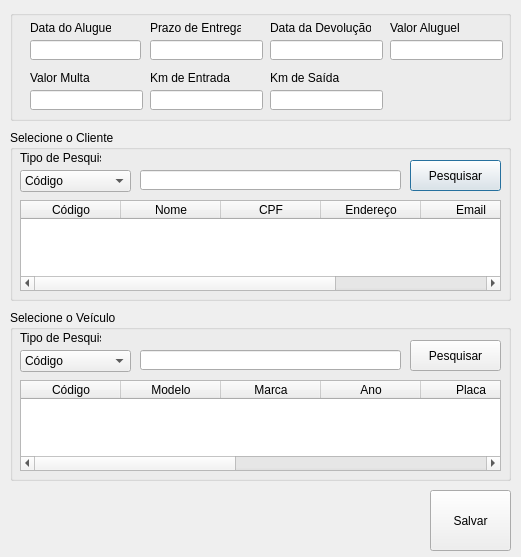
<?xml version="1.0" encoding="UTF-8"?>
<ui version="4.0">
 <class>FrmAluguel</class>
 <widget class="QDialog" name="FrmAluguel">
  <property name="geometry">
   <rect>
    <x>0</x>
    <y>0</y>
    <width>521</width>
    <height>557</height>
   </rect>
  </property>
  <property name="windowTitle">
   <string>Aluguel de Veículos</string>
  </property>
  <property name="windowIcon">
   <iconset>
    <normaloff>../../../../../../TesteProjeto/Imagens/btnAlugaVeiculo.png</normaloff>../../../../../../TesteProjeto/Imagens/btnAlugaVeiculo.png</iconset>
  </property>
  <widget class="QGroupBox" name="groupBox">
   <property name="geometry">
    <rect>
     <x>10</x>
     <y>10</y>
     <width>501</width>
     <height>111</height>
    </rect>
   </property>
   <property name="title">
    <string/>
   </property>
   <widget class="QLabel" name="label">
    <property name="geometry">
     <rect>
      <x>20</x>
      <y>10</y>
      <width>81</width>
      <height>16</height>
     </rect>
    </property>
    <property name="text">
     <string>Data do Aluguel</string>
    </property>
   </widget>
   <widget class="QLineEdit" name="EdtDataAluguel">
    <property name="geometry">
     <rect>
      <x>20</x>
      <y>30</y>
      <width>111</width>
      <height>20</height>
     </rect>
    </property>
   </widget>
   <widget class="QLineEdit" name="EdtPrazo">
    <property name="geometry">
     <rect>
      <x>140</x>
      <y>30</y>
      <width>113</width>
      <height>20</height>
     </rect>
    </property>
   </widget>
   <widget class="QLabel" name="label_2">
    <property name="geometry">
     <rect>
      <x>140</x>
      <y>10</y>
      <width>91</width>
      <height>16</height>
     </rect>
    </property>
    <property name="text">
     <string>Prazo de Entrega</string>
    </property>
   </widget>
   <widget class="QLabel" name="label_3">
    <property name="geometry">
     <rect>
      <x>260</x>
      <y>10</y>
      <width>101</width>
      <height>16</height>
     </rect>
    </property>
    <property name="text">
     <string>Data da Devolução</string>
    </property>
   </widget>
   <widget class="QLineEdit" name="EdtDataDev">
    <property name="geometry">
     <rect>
      <x>260</x>
      <y>30</y>
      <width>113</width>
      <height>20</height>
     </rect>
    </property>
   </widget>
   <widget class="QLineEdit" name="EdtValor">
    <property name="geometry">
     <rect>
      <x>380</x>
      <y>30</y>
      <width>113</width>
      <height>20</height>
     </rect>
    </property>
   </widget>
   <widget class="QLabel" name="label_4">
    <property name="geometry">
     <rect>
      <x>380</x>
      <y>10</y>
      <width>71</width>
      <height>16</height>
     </rect>
    </property>
    <property name="text">
     <string>Valor Aluguel</string>
    </property>
   </widget>
   <widget class="QLineEdit" name="EdtMulta">
    <property name="geometry">
     <rect>
      <x>20</x>
      <y>80</y>
      <width>113</width>
      <height>20</height>
     </rect>
    </property>
   </widget>
   <widget class="QLabel" name="label_5">
    <property name="geometry">
     <rect>
      <x>20</x>
      <y>60</y>
      <width>71</width>
      <height>16</height>
     </rect>
    </property>
    <property name="text">
     <string>Valor Multa</string>
    </property>
   </widget>
   <widget class="QLineEdit" name="EdtkmEntrada">
    <property name="geometry">
     <rect>
      <x>140</x>
      <y>80</y>
      <width>113</width>
      <height>20</height>
     </rect>
    </property>
   </widget>
   <widget class="QLabel" name="label_6">
    <property name="geometry">
     <rect>
      <x>140</x>
      <y>60</y>
      <width>81</width>
      <height>16</height>
     </rect>
    </property>
    <property name="text">
     <string>Km de Entrada</string>
    </property>
   </widget>
   <widget class="QLabel" name="label_7">
    <property name="geometry">
     <rect>
      <x>260</x>
      <y>60</y>
      <width>91</width>
      <height>16</height>
     </rect>
    </property>
    <property name="text">
     <string>Km de Saída</string>
    </property>
   </widget>
   <widget class="QLineEdit" name="EdtKmSaida">
    <property name="geometry">
     <rect>
      <x>260</x>
      <y>80</y>
      <width>113</width>
      <height>20</height>
     </rect>
    </property>
   </widget>
  </widget>
  <widget class="QGroupBox" name="groupBox_2">
   <property name="geometry">
    <rect>
     <x>10</x>
     <y>130</y>
     <width>501</width>
     <height>171</height>
    </rect>
   </property>
   <property name="title">
    <string>Selecione o Cliente</string>
   </property>
   <widget class="QLabel" name="label_8">
    <property name="geometry">
     <rect>
      <x>10</x>
      <y>20</y>
      <width>81</width>
      <height>16</height>
     </rect>
    </property>
    <property name="text">
     <string>Tipo de Pesquisa</string>
    </property>
   </widget>
   <widget class="QComboBox" name="cbPesqCliente">
    <property name="geometry">
     <rect>
      <x>10</x>
      <y>40</y>
      <width>111</width>
      <height>22</height>
     </rect>
    </property>
    <property name="cursor">
     <cursorShape>PointingHandCursor</cursorShape>
    </property>
    <item>
     <property name="text">
      <string>Código</string>
     </property>
    </item>
    <item>
     <property name="text">
      <string>Nome</string>
     </property>
    </item>
    <item>
     <property name="text">
      <string>CPF</string>
     </property>
    </item>
   </widget>
   <widget class="QLineEdit" name="EdtPesqCliente">
    <property name="geometry">
     <rect>
      <x>130</x>
      <y>40</y>
      <width>261</width>
      <height>20</height>
     </rect>
    </property>
   </widget>
   <widget class="QPushButton" name="btnPesqCliente">
    <property name="geometry">
     <rect>
      <x>400</x>
      <y>30</y>
      <width>91</width>
      <height>31</height>
     </rect>
    </property>
    <property name="cursor">
     <cursorShape>PointingHandCursor</cursorShape>
    </property>
    <property name="text">
     <string>Pesquisar</string>
    </property>
    <property name="icon">
     <iconset>
      <normaloff>../../../../../../TesteProjeto/Imagens/lupa.png</normaloff>../../../../../../TesteProjeto/Imagens/lupa.png</iconset>
    </property>
    <property name="iconSize">
     <size>
      <width>30</width>
      <height>30</height>
     </size>
    </property>
   </widget>
   <widget class="QTableWidget" name="gridCliente">
    <property name="geometry">
     <rect>
      <x>10</x>
      <y>70</y>
      <width>481</width>
      <height>91</height>
     </rect>
    </property>
    <column>
     <property name="text">
      <string>Código</string>
     </property>
    </column>
    <column>
     <property name="text">
      <string>Nome</string>
     </property>
    </column>
    <column>
     <property name="text">
      <string>CPF</string>
     </property>
    </column>
    <column>
     <property name="text">
      <string>Endereço</string>
     </property>
    </column>
    <column>
     <property name="text">
      <string>Email</string>
     </property>
    </column>
    <column>
     <property name="text">
      <string>Telefone</string>
     </property>
    </column>
   </widget>
  </widget>
  <widget class="QGroupBox" name="groupBox_3">
   <property name="geometry">
    <rect>
     <x>10</x>
     <y>310</y>
     <width>501</width>
     <height>171</height>
    </rect>
   </property>
   <property name="title">
    <string>Selecione o Veículo</string>
   </property>
   <widget class="QLabel" name="label_9">
    <property name="geometry">
     <rect>
      <x>10</x>
      <y>20</y>
      <width>81</width>
      <height>16</height>
     </rect>
    </property>
    <property name="text">
     <string>Tipo de Pesquisa</string>
    </property>
   </widget>
   <widget class="QComboBox" name="cbPesqVeic">
    <property name="geometry">
     <rect>
      <x>10</x>
      <y>40</y>
      <width>111</width>
      <height>22</height>
     </rect>
    </property>
    <property name="cursor">
     <cursorShape>PointingHandCursor</cursorShape>
    </property>
    <item>
     <property name="text">
      <string>Código</string>
     </property>
    </item>
    <item>
     <property name="text">
      <string>Marca</string>
     </property>
    </item>
    <item>
     <property name="text">
      <string>Modelo</string>
     </property>
    </item>
    <item>
     <property name="text">
      <string>Disponível</string>
     </property>
    </item>
    <item>
     <property name="text">
      <string>Alugado</string>
     </property>
    </item>
   </widget>
   <widget class="QLineEdit" name="EdtPesqVeiculo">
    <property name="geometry">
     <rect>
      <x>130</x>
      <y>40</y>
      <width>261</width>
      <height>20</height>
     </rect>
    </property>
   </widget>
   <widget class="QPushButton" name="btnPesqVeic">
    <property name="geometry">
     <rect>
      <x>400</x>
      <y>30</y>
      <width>91</width>
      <height>31</height>
     </rect>
    </property>
    <property name="cursor">
     <cursorShape>PointingHandCursor</cursorShape>
    </property>
    <property name="text">
     <string>Pesquisar</string>
    </property>
    <property name="icon">
     <iconset>
      <normaloff>../../../../../../TesteProjeto/Imagens/lupa.png</normaloff>../../../../../../TesteProjeto/Imagens/lupa.png</iconset>
    </property>
    <property name="iconSize">
     <size>
      <width>30</width>
      <height>30</height>
     </size>
    </property>
   </widget>
   <widget class="QTableWidget" name="gridVeiculo">
    <property name="geometry">
     <rect>
      <x>10</x>
      <y>70</y>
      <width>481</width>
      <height>91</height>
     </rect>
    </property>
    <column>
     <property name="text">
      <string>Código</string>
     </property>
    </column>
    <column>
     <property name="text">
      <string>Modelo</string>
     </property>
    </column>
    <column>
     <property name="text">
      <string>Marca</string>
     </property>
    </column>
    <column>
     <property name="text">
      <string>Ano</string>
     </property>
    </column>
    <column>
     <property name="text">
      <string>Placa</string>
     </property>
    </column>
    <column>
     <property name="text">
      <string>Alugado</string>
     </property>
    </column>
    <column>
     <property name="text">
      <string>Km Atual</string>
     </property>
    </column>
    <column>
     <property name="text">
      <string>Valor Diária</string>
     </property>
    </column>
    <column>
     <property name="text">
      <string>Tipo</string>
     </property>
    </column>
   </widget>
  </widget>
  <widget class="QPushButton" name="btnSalvar">
   <property name="geometry">
    <rect>
     <x>430</x>
     <y>490</y>
     <width>81</width>
     <height>61</height>
    </rect>
   </property>
   <property name="cursor">
    <cursorShape>PointingHandCursor</cursorShape>
   </property>
   <property name="text">
    <string>Salvar</string>
   </property>
   <property name="icon">
    <iconset>
     <normaloff>../../Imagens/save.png</normaloff>../../Imagens/save.png</iconset>
   </property>
   <property name="iconSize">
    <size>
     <width>30</width>
     <height>30</height>
    </size>
   </property>
  </widget>
 </widget>
 <resources/>
 <connections/>
</ui>
